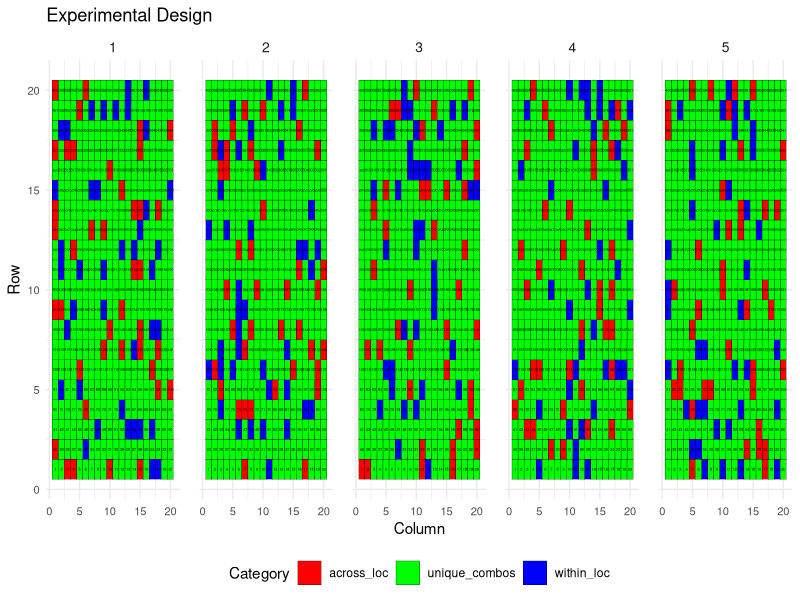

Reproduce this figure in R. (Note: this script raises an error after producing the figure.)
## ---- chunk 1
# Load required library
library(dplyr)
library(magrittr)
library(ggplot2)

#inventory is the name of the file containing expected weight of seeds for pea and oat
inventory <- read.csv("oatpeadesign.csv") 

# Seed weights for 60-ft plots (as recommended)
gSeedPer6Plot_pea <- 59
gSeedPer6Plot_oat <- 24

inventory %<>% 
  mutate(
    N_6ftPlotsPossible = case_when(
      crop == "oat" ~ weight/gSeedPer6Plot_oat,  # Calculate for oats
      crop == "pea" ~  weight / gSeedPer6Plot_pea  # Calculate for peas
    ),
    # Assign values based on how many plots can be accommodated by seeds provided
    PlotCategory = case_when(
      N_6ftPlotsPossible >= 6 ~ "5", # Can accommodate at least 10 plots
      N_6ftPlotsPossible >= 2  ~ "2", # Can accommodate at least 2 plots but less than 10
      TRUE ~ "1"                      # Otherwise, it accommodates less than 2 plots
    )
  )
head(inventory) # Check the result
## ---- chunk 2
set.seed(1234) 
n_peas <- 280      # Number of pea genotypes
n_oats <- 239      # Number of oat genotypes
total_plots <- 2000  # Total plots across 5 locations
plots_per_location <- 400
locations <- 1:5

pea_oat_combos <- expand.grid(
  Pea = inventory %>%
    filter(crop == "pea") %>%
    pull(Name),  # Extracts Name column as a vector
  Oat = inventory %>%
    filter(crop == "oat") %>%
    pull(Name)   # Extracts Name column as a vector
)

# Shuffle combinations
set.seed(13255)
pea_oat_combos <- pea_oat_combos[sample(1:nrow(pea_oat_combos)), ] # all 66,920 possible combinations of pea and oat

# Allocate plots: 80% unique, 10% within-location, 10% within-and-across
n_unique <- round(0.80 * total_plots)      # 1600 plots
n_within_loc <- round(0.10 * total_plots)  # 200 plots
n_across_loc <- total_plots - n_unique - n_within_loc  # 200 plots
## ---- chunk 3
#Assign 80% unique combinations 
unique_combos <- pea_oat_combos[1:n_unique, ]  %>% mutate(
    combo = paste(Pea, Oat, sep = "+"),
    category = "unique_combos", Replication = "Rep 0") # add colum combo, category and replication 
unique_combos$Location <- rep(locations, length.out = n_unique) # add location

table(unique_combos$Location) # check the number of combo per location

unique_pea_count <- unique_combos %>% distinct(Pea) %>% nrow() # check the number of pea accessions 
unique_oat_count <- unique_combos %>% distinct(Oat) %>% nrow() # check the number of oat accessions 

pea_counts <- unique_combos %>%
  group_by(Pea) %>%
  summarize(Count = dplyr::n()) #check the how many times a pea accessions is appearing

oat_counts <- unique_combos %>%
  group_by(Oat) %>%
  summarize(Count = n()) # check the how many times an oat accessions is appearing
## ---- chunk 4
# Assign 10% replicated within-location 
# Generate the base subset for the 66,920 possible combinations
# Create a base of 30 unique combos (6 per location, replicated in each of 2 reps)
set.seed(123)
base_combos <- pea_oat_combos[(n_unique + 1):(n_unique + n_within_loc / 2), ] %>% #n_unique + 1 defines the starting index for the subset # n_unique + n_within_loc / 2: defines the ending index for the subset
  mutate(combo = paste(Pea, Oat, sep = "+"))

# Ensure 30 unique combos per location, each with Rep 1 and Rep 2
within_loc_combos_rep1 <- base_combos %>%
  mutate(Location = rep(1:5, each = 20),  # Repeat location numbers so each location has 30 unique combos
         Replication = "Rep 1"
  )

within_loc_combos_rep2 <- base_combos %>%
  mutate(
    Location = rep(1:5, each = 20),  # Same locations as Rep 1
    Replication = "Rep 2"
  )

within_loc_combos <- bind_rows(within_loc_combos_rep1, within_loc_combos_rep2) %>%   # Combine Rep 1 and Rep 2 into one dataset
  mutate(category = "within_loc")

print(within_loc_combos) # View the combined dataset
table(within_loc_combos$Location) # Check the count of plots per location

within_loc_pea_count <- within_loc_combos %>% distinct(Pea) %>% nrow()
within_loc_oat_count <- within_loc_combos %>% distinct(Oat) %>% nrow()
within_loc_combo_count <- within_loc_combos %>% distinct(combo) %>% nrow() # output should be 100


# Count occurrences of each unique Oat, pea and combo to ensure combos are present in rep 1 and 2
pea_counts_within <- within_loc_combos  %>%
  group_by(Pea) %>%
  summarize(Count = dplyr::n())

oat_counts_within <- within_loc_combos %>%
  group_by(Oat) %>%
  summarize(Count = n())

combo_counts_within <- within_loc_combos %>%
  group_by(combo) %>%
  summarize(Count = n())

print(oat_counts_within)
print(pea_counts_within)
print(combo_counts_within)
## ---- chunk 5
# Assign 10% replicated across locations

# Create a single data frame for across-location combos
across_loc_combos <- bind_rows(
  lapply(1:5, function(loc) {
    pea_oat_combos[(n_unique + n_within_loc / 2 + 1):(n_unique + n_within_loc / 2 + n_across_loc / 5), ] %>%
      mutate(
        Location = as.character(loc),
        combo = paste(Pea, Oat, sep = "+"),
        category = "across_loc",  Replication = "Rep 0"  # Assigning a fixed category value
      )
  })
)

# View the across_loc_combos
print(across_loc_combos)
table(across_loc_combos$Location) # check if all location got 40 accession combo

# Ensure all Location columns are of the same type (character): location for easy merging
unique_combos <- unique_combos %>% mutate(Location = as.character(Location))
within_loc_combos <- within_loc_combos %>% mutate(Location = as.character(Location))
across_loc_combos <- across_loc_combos %>% mutate(Location = as.character(Location))

# Now combine all data into final_design
final_design <- bind_rows(
  unique_combos,
  within_loc_combos,
  across_loc_combos
)

table(final_design$Location) # expected 400 each
head(final_design)
print(final_design)
## ---- chunk 6
# Assign plot numbers from 1 to 400 for each location at random using the function sample from base R
set.seed(1663)  # for reproducibility
final_design <- final_design %>%
  group_by(Location) %>%
  mutate(PlotNumber = sample(1:n(), size = n(), replace = FALSE)) %>%
  ungroup()

# Assign row and column numbers in a serpentine manner for 20 columns for visualization purposes
final_design <- final_design %>%
  arrange(Location, PlotNumber) %>%
  group_by(Location) %>%
  mutate(
    Row = ceiling(PlotNumber / 20),  # 20 columns per row
    Column = ifelse(Row %% 2 == 1, (PlotNumber - 1) %% 20 + 1, 20 - (PlotNumber - 1) %% 20),  # Serpentine (zigzag) column numbering
    Row = ifelse(Column == 1, Row - 0, Row)  # Adjust row for the first column
  ) %>%
  ungroup()

# View the updated dataset with row and column numbers
print(final_design)

# Save the design to a CSV file
write.csv(final_design, "pea_oat_experiment_design.csv", row.names = FALSE) 
## ---- chunk 7
experimental_design_plot <- ggplot(final_design, aes(x = Column, y = Row, fill = category)) +
  geom_tile(color = "black", width = 1, height = 1) +  # Create rectangular tiles
  geom_text(aes(label = PlotNumber), size = 1, vjust = 0.5, hjust = 0.5, color = "black") +  # Add text inside tiles
  facet_wrap(~ Location, ncol = 5) +   # Facet by 'Location', with 5 columns of facets
  theme_minimal() +                    # Apply minimal theme
  labs(
    title = "Experimental Design",
    x = "Column",
    y = "Row",
    fill = "Category"
  ) +
  scale_fill_manual(values = c("within_loc" = "blue", "across_loc" = "red", "unique_combos" = "green")) +  # Custom colors for category
  theme(
    strip.text = element_text(size = 10),  # Control facet label size
    panel.spacing = unit(1, "lines"),      # Space between facets
    legend.position = "bottom",             # Position the legend at the bottom
    axis.text = element_text(size = 8)      # Control axis text size
  )
ggsave("experimental_design_plot.pdf", plot = experimental_design_plot, width = 10, height = 8, dpi = 300)
## ---- chunk 8
final_design
pea_count <- final_design %>% distinct(Pea) %>% nrow()
oat_count <- final_design %>% distinct(Oat) %>% nrow()

pea_counts <- final_design %>%
  group_by(Pea) %>%
  summarize(Count = dplyr::n())%>%
  mutate(crop = "Pea") %>%
  rename(accessions = Pea)


oat_counts <- final_design %>%
  group_by(Oat) %>%
  summarize(Count = dplyr::n()) %>%
  mutate(crop = "Oat") %>%
  rename(accessions = Oat)

oat_counts <- as.data.frame(oat_counts)
pea_counts <- as.data.frame(pea_counts)

combined_counts <- bind_rows(pea_counts, oat_counts) 

write.csv(combined_counts, file="combined_counts.csv") 
#combined_counts <- read.csv("combined_counts.csv")

gSeedPer6Plot_pea <- 59
gSeedPer6Plot_oat <- 24

combined_counts  %<>% 
  mutate(
    N_6ftseedsneededPlots= case_when(
      crop == "Oat" ~ Count*gSeedPer6Plot_oat,  # Calculate for oats
      crop == "Pea" ~  Count*gSeedPer6Plot_pea  # Calculate for peas
    ))

inventory <- inventory [c("Name","weight")]  
final_data_count <- left_join(combined_counts, inventory, by = c("accession" = "Name"))
final_data_count1 <- final_data_count  %<>% 
  mutate(Check = ifelse(N_6ftseedsneededPlots > weight, FALSE, TRUE))
write.csv(final_data_count1, file ="final_data_count1.csv") 

